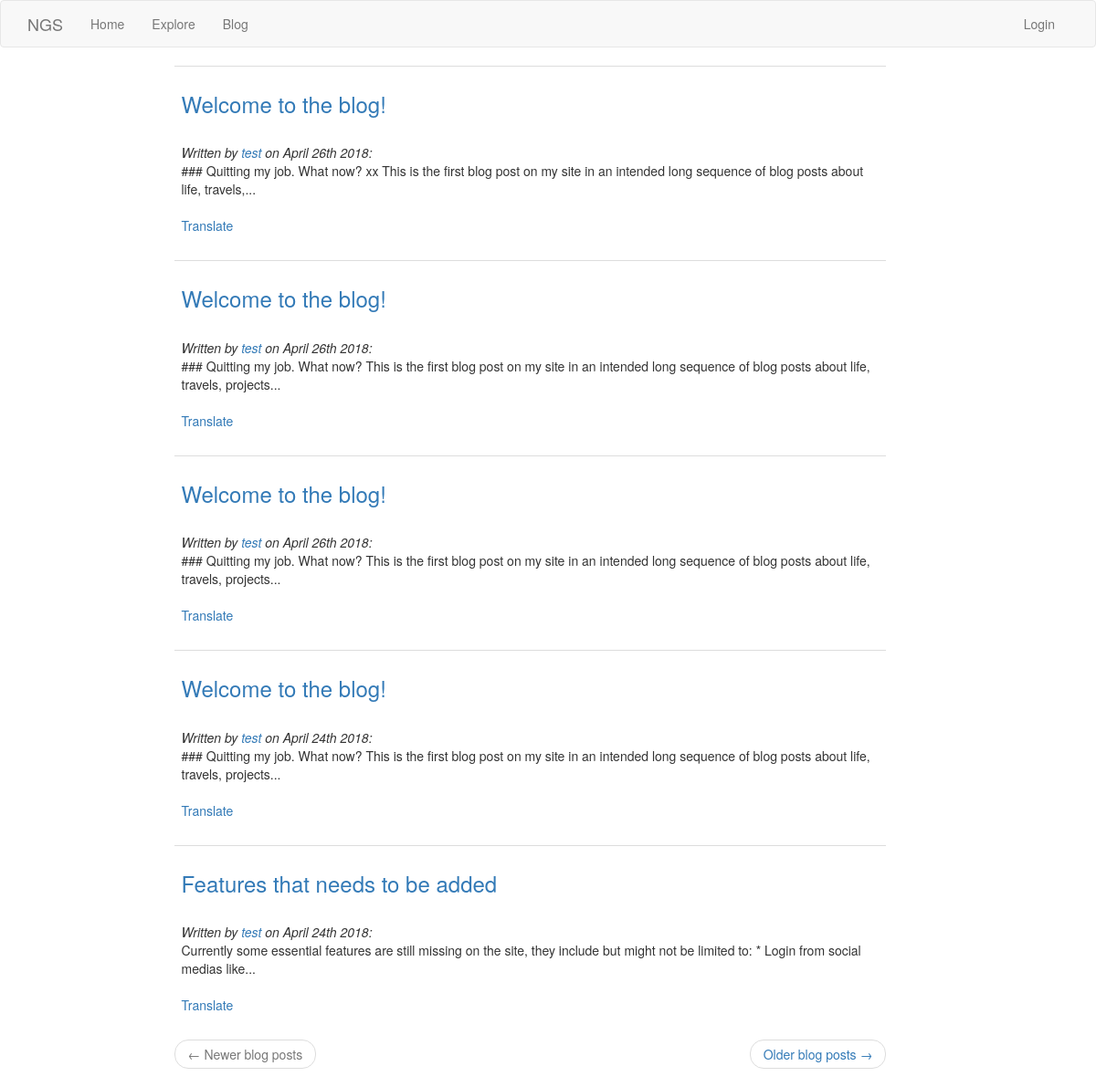
Screenshot of /blog/ with the database file from the repository.
### app/models.py (models this page shows, shortened)
class BlogPost(db.Model):
    __searchable__ = ['content']
    __table_args__ = {'extend_existing': True}
    id = db.Column(db.Integer, primary_key=True)
    title = db.Column(db.String(250), unique=True)
    slug = db.Column(db.String(250), unique=True)
    content = db.Column(db.String(250))
    user_id = db.Column(db.Integer, db.ForeignKey('user.id'))  # Foreign key in the user table.
    blog_comment = db.relationship('Post', backref='blog_post', lazy='dynamic') #NOTICE! that the class-tabel BlogPost in the Foreign key statement is referred to as blog_post, i.e. capital letters after first is convert to _lowercase and initial letter is converted to lowercase (without the underscore)
    timestamp = db.Column(db.DateTime, index=True, default=datetime.utcnow)
    published = db.Column(db.Boolean, default=True)
    language = db.Column(db.String(5))

### app/blog/routes.py (the view)
@bp.route('/', methods=['GET', 'POST'])
def blog():
    page = request.args.get('page', 1, type=int)
    posts = BlogPost.query.filter_by(published=True).order_by(BlogPost.timestamp.desc()).paginate(
        page, current_app.config['BLOG_POSTS_PER_PAGE'], False)
    next_url = url_for('blog.blog', page=posts.next_num) \
        if posts.has_next else None
    prev_url = url_for('blog.blog', page=posts.prev_num) \
        if posts.has_prev else None
    return render_template('blog/blog.html',
                           title='Blog',
                           posts=posts.items,
                           next_url=next_url,
                           prev_url=prev_url)

### app/templates/blog/blog.html
{% extends "base.html" %}
{% import 'bootstrap/wtf.html' as wtf %}
{% block app_content %}
    {% for post in posts %}
        {% include '_blog_post.html' %}
    {% endfor %}
    <nav aria-label="...">
        <ul class="pager">
            <li class="previous{% if not prev_url %} disabled{% endif %}">
                <a href="{{ prev_url or '#' }}">
                    <span aria-hidden="true">&larr;</span> {{ _('Newer blog posts') }}
                </a>
            </li>
            <li class="next{% if not next_url %} disabled{% endif %}">
                <a href="{{ next_url or '#' }}">
                    {{ _('Older blog posts') }} <span aria-hidden="true">&rarr;</span>
                </a>
            </li>
        </ul>
    </nav>
{% endblock %}

### app/templates/_blog_post.html (shortened to what this page needs)
    <table class="table table-hover">
        <tr>
            <td>
                    <a href="{{ url_for('blog.show_blog_post', slug=post.slug) }}"> <h3>{{ post.title }}</h3>
                    </a>
                <br>
                <i>
                    {{ _('Written by %(username)s on %(when)s', username=user_link, when=moment(post.timestamp).format('MMMM Do YYYY')) }}:
                </i>
                <br>
                <span id="post{{ post.id }}">{{ post.content | truncate(150) }}</span>
                {% if post.language and post.language != g.locale %}
                <br><br>
                <span id="translation{{ post.id }}">
                    <a href="javascript:translate(
                                '#post{{ post.id }}',
                                '#translation{{ post.id }}',
                                '{{ post.language }}',
                                '{{ g.locale }}');">{{ _('Translate') }}</a>
                </span>
                {% endif %}
            </td>
        </tr>
    </table>

### app/templates/base.html (style rules this page uses)
* { box-sizing: border-box; }

### rows the page displays
BlogPost: title "Welcome to the blog!", content "### Quitting my job. What now? xx This is the first blog post on my site in an intended long sequence of blog posts about life, travels,..."
BlogPost: title "Welcome to the blog!", content "### Quitting my job. What now? This is the first blog post on my site in an intended long sequence of blog posts about life, travels, projects..."
BlogPost: title "Welcome to the blog!", content "### Quitting my job. What now? This is the first blog post on my site in an intended long sequence of blog posts about life, travels, projects..."
BlogPost: title "Welcome to the blog!", content "### Quitting my job. What now? This is the first blog post on my site in an intended long sequence of blog posts about life, travels, projects..."
BlogPost: title "Features that needs to be added", content "Currently some essential features are still missing on the site, they include but might not be limited to: * Login from social medias like..."
